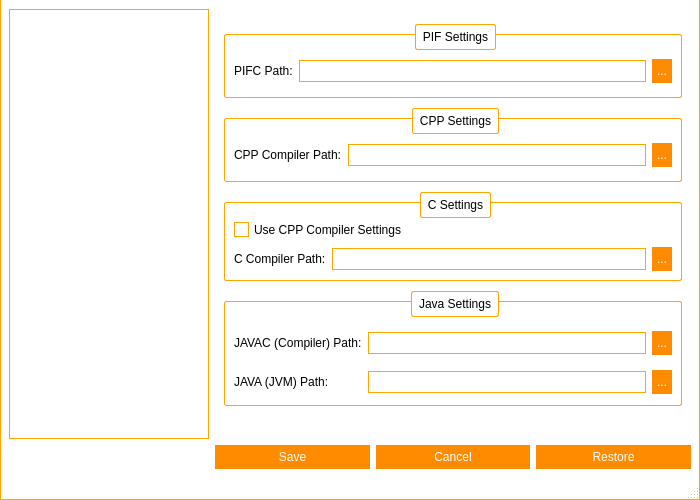
<?xml version="1.0" encoding="UTF-8"?>
<ui version="4.0">
 <class>SettingsWindow</class>
 <widget class="QMainWindow" name="SettingsWindow">
  <property name="windowModality">
   <enum>Qt::ApplicationModal</enum>
  </property>
  <property name="geometry">
   <rect>
    <x>0</x>
    <y>0</y>
    <width>700</width>
    <height>500</height>
   </rect>
  </property>
  <property name="minimumSize">
   <size>
    <width>700</width>
    <height>500</height>
   </size>
  </property>
  <property name="maximumSize">
   <size>
    <width>700</width>
    <height>500</height>
   </size>
  </property>
  <property name="windowTitle">
   <string>Settings  | PIF IDE</string>
  </property>
  <property name="windowIcon">
   <iconset resource="resources.qrc">
    <normaloff>:/resources/images/logo/pif_logo.svg</normaloff>:/resources/images/logo/pif_logo.svg</iconset>
  </property>
  <property name="styleSheet">
   <string notr="true">QWidget#titleBar{
	background-color: #FFF;
	border-top: 1px solid orange;
	border-left: 1px solid orange;
	border-right: 1px solid orange;
	color: #000;
}

QWidget#centralWidget, QStatusBar{
	background-color: #FFF;
	border-left: 1px solid orange;
	border-right: 1px solid orange;
}

QStatusBar{
	border-bottom: 1px solid orange;
}

/*QTabWidget::pane {
    border-top: 1px solid orange;
}*/

QSlider::handle:horizontal {
    background: orange;
}

/* Vertical and horizontal line customization */

QFrame[frameShape=&quot;4&quot;]
{
    color: orange;
}

QFrame[frameShape=&quot;5&quot;]
{
    color: orange;
}

/* QTabWidget elements customization */

QTabWidget::pane {
/*	border-top: 1px solid orange;*/
	background: white;
}

QTabWidget::tab-bar {
    left: 5px;
}

QTabBar::tab {
	background: white;
    min-width: 120px;
    min-height: 20px;
    padding: 2px;
	border-top-left-radius: 5px;
	border-top-right-radius: 5px;
	margin-top: 6px;
}

QTabBar::tab:selected, QTabBar::tab:hover {
	background: white;
	border-top: 1px solid orange;
	border-right: 1px solid orange;
	border-left: 1px solid orange;
}

QTabBar::tab:selected {
	background: white;
	border-top: 2px solid orange;
	border-right: 2px solid orange;
	border-left: 2px solid orange;
}

QTabBar::tab:!selected {
    margin-bottom: 3px;
}

QTabBar QToolButton{
	background-color: white;
	border: none;
	color: black;
}

QTabBar QToolButton::hover{
	background-color: darkorange;
}

QTabBar QToolButton::pressed{
	background-color: orange;
}

QTabBar QToolButton::!enabled{
	background-color: orange;
}

QWidget#settingsPage1, QWidget#settingsPage2, QWidget#tabGeneral, QWidget#tabGeneralLayout, QWidget#tabFileLayout, QWidget#tabBackupLayout, QWidget#tabBackup, QWidget#tabHelpLayout, QWidget#screenManagerLayout{
	background: white;
}

QLineEdit{
	border: 1px solid orange;
	min-height: 20px;
}

QPlainTextEdit{
	border: 1px solid orange;
	min-height: 40px;
}

QPushButton{
	background-color: darkorange;
	border: 5px solid darkorange;
	color: white;
}

QPushButton::hover{
	background-color: orange;
	border: 5px solid orange;
}

QPushButton::pressed{
	background-color: darkorange;
	border: 5px solid darkorange;
}

QPushButton::!enabled{
	background-color: orange;
	border: 5px solid orange;
}

/*
	QScroll Area
*/

QScrollArea{
	border: none;
}

QScrollArea#scrollManager{
	border: 1px solid orange;
	border-radius: 5px;
}

/* QScrollBar Horizontal*/

QScrollBar:horizontal {
    background: lightgray;
    height: 10px;
    margin: 0px 40px 0 0px;
	border-radius: 5px;
}

QScrollBar::handle:horizontal {
    background: orange;
	border-radius: 5px;
    min-width: 20px;
}

QScrollBar::add-line:horizontal {
    background: blue;
    width: 20px;
    subcontrol-position: right;
    subcontrol-origin: margin;
	border-top-right-radius: 5px;
	border-bottom-right-radius: 5px;
}

QScrollBar::sub-line:horizontal {
    background: red;
    width: 20px;
    subcontrol-position: top right;
    subcontrol-origin: margin;
    position: absolute;
    right: 20px;
	border-top-left-radius: 5px;
	border-bottom-left-radius: 5px;
}

QScrollBar::sub-line:horizontal:hover {
    background: darkred;
}

QScrollBar::sub-line:horizontal:pressed {
    background: red;
}

QScrollBar::add-line:horizontal:hover {
    background: darkblue;
}

QScrollBar::add-line:horizontal:pressed {
    background: blue;
}

QScrollBar:left-arrow:horizontal{
	image: url(:/resources/images/scrollbar/slide_left.PNG);
    width: 10px;
    height: 10px;
}

QScrollBar::right-arrow:horizontal {
	image: url(:/resources/images/scrollbar/slide_right.PNG);
    width: 10px;
    height: 10px;
}

QScrollBar::add-page:horizontal, QScrollBar::sub-page:horizontal {
    background: none;
}

/* QScrollBar Vertical*/

QScrollBar:vertical {
    background: lightgray;
    width: 10px;
    margin: 0px 0px 40px 0px;
	border-radius: 5px;
}

QScrollBar::handle:vertical {
    background: orange;
	border-radius: 5px;
    min-width: 20px;
}

QScrollBar::add-line:vertical {
    background: blue;
    height: 20px;
    subcontrol-position: bottom;
    subcontrol-origin: margin;
	border-bottom-right-radius: 5px;
	border-bottom-left-radius: 5px;
}

QScrollBar::sub-line:vertical {
    background: red;
    height: 20px;
    subcontrol-position: bottom right;
    subcontrol-origin: margin;
    position: absolute;
    bottom: 20px;
	border-top-right-radius: 5px;
	border-top-left-radius: 5px;
}

QScrollBar::sub-line:vertical:hover {
    background: darkred;
}

QScrollBar::sub-line:vertical:pressed {
    background: red;
}

QScrollBar::add-line:vertical:hover {
    background: darkblue;
}

QScrollBar::add-line:vertical:pressed {
    background: blue;
}

QScrollBar:up-arrow:vertical{
	image: url(:/resources/images/scrollbar/slide_up.PNG);
	width: 10px;
    height: 10px;
}

 QScrollBar::down-arrow:vertical{
	image: url(:/resources/images/scrollbar/slide_down.PNG);
	width: 10px;
    height: 10px;
}

QScrollBar::add-page:vertical, QScrollBar::sub-page:vertical {
    background: none;
}

/*QComboBox*/

QComboBox, QFontComboBox {
    border: 1px solid orange;
	background: white;
    border-radius: 3px;
    padding: 1px 18px 1px 3px;
    min-width: 6em;
}

QComboBox:editable {
    background: white;
}

QComboBox:!editable, QComboBox::drop-down:editable {
	background: white;
}

QComboBox:!editable:on, QComboBox::drop-down:editable:on {
    background: white;
}

QComboBox:on {
    padding-top: 3px;
    padding-left: 4px;
}

QComboBox::drop-down {
    subcontrol-origin: padding;
    subcontrol-position: top right;
    width: 15px;

    border-left-width: 1px;
    border-left-color: orange;
    border-left-style: solid;
    border-top-right-radius: 3px;
    border-bottom-right-radius: 3px;
}

QComboBox::drop-down:hover {
    background: orange;
}

QComboBox::down-arrow {
    image: url(&quot;:/resources/images/buttons/Down_Arrow.PNG&quot;);
	width: 10px;
	height: 10px;
}

QComboBox::down-arrow:on {
    top: 1px;
    left: 1px;
}

QComboBox QAbstractItemView {
    border: 1px solid orange;
    selection-background-color: orange;
    border-top-right-radius: 3px;
    border-bottom-right-radius: 3px;
}

QComboBox QAbstractItemView:hover {
	color: orange;
}

/*
 * QToolButton
 */

QToolButton {
	background: transparent;
	border: 1px solid transparent;
	color: black;
}

QToolButton::hover {
	background: darkorange;
	border: 1px solid darkorange;
	color: white;
}

QToolButton::pressed {
	background: orange;
	border: 1px solid orange;
	color: white;
}

/* QSpinBox  QDateEdit*/

QSpinBox, QDoubleSpinBox, QDateEdit, QDateTimeEdit {
	border: 1px solid orange;
	background: white;
    padding-right: 15px; /* make room for the arrows */
	border-radius: 5px;
}

QSpinBox::up-button:disabled,  QSpinBox::up-button:off,
QSpinBox::down-button:disabled,  QSpinBox::down-button:off,
QDoubleSpinBox::up-button:disabled,  QDoubleSpinBox::up-button:off,
QDoubleSpinBox::down-button:disabled,  QDoubleSpinBox::down-button:off,
QDateEdit::up-button:disabled,  QDateEdit::up-button:off,
QDateEdit::down-button:disabled,  QDateEdit::down-button:off,
QDateTimeEdit::up-button:disabled,  QDateTimeEdit::up-button:off,
QDateTimeEdit::down-button:disabled,  QDateTimeEdit::down-button:off{
	background: orange;
}

QSpinBox::up-button, QDoubleSpinBox::up-button, QDateEdit::up-button, QDateTimeEdit::up-button {
    subcontrol-origin: border;
    subcontrol-position: top right;

    width: 16px;
	border: 1px solid orange;
	border-top-right-radius: 5px;
}

QSpinBox::up-button:hover, QDoubleSpinBox::up-button:hover, QDateEdit::up-button:hover, QDateTimeEdit::up-button:hover {
	background: darkorange;
}

QSpinBox::up-button:pressed, QDoubleSpinBox::up-button:pressed, QDateEdit::up-button:pressed, QDateTimeEdit::up-button:pressed {
	background: orange;
}

QSpinBox::up-arrow, QDoubleSpinBox::up-arrow, QDateEdit::up-arrow, QDateTimeEdit::up-arrow {
    border-image: url(:/resources/images/buttons/Up_Arrow.PNG) 1;
    width: 7px;
    height: 7px;
}

QSpinBox::up-arrow:disabled,
QSpinBox::up-arrow:off,
QDoubleSpinBox::up-arrow:disabled,
QDoubleSpinBox::up-arrow:off,
QDateEdit::up-arrow:disabled,
QDateEdit::up-arrow:off,
QDateTimeEdit::up-arrow:disabled,
QDateTimeEdit::up-arrow:off {
   background: transparent;
}

QSpinBox::down-button,
QDoubleSpinBox::down-button,
QDateEdit::down-button,
QDateTimeEdit::down-button {
    subcontrol-origin: border;
    subcontrol-position: bottom right;

    width: 16px;
	border: 1px solid orange;
	border-bottom-right-radius: 5px;
}

QSpinBox::down-button:hover,
QDoubleSpinBox::down-button:hover,
QDateEdit::down-button:hover,
QDateTimeEdit::down-button:hover {
	background: darkorange;
}

QSpinBox::down-button:pressed,
QDoubleSpinBox::down-button:pressed,
QDateEdit::down-button:pressed,
QDateTimeEdit::down-button:pressed {
	background: orange;
}

QSpinBox::down-arrow,
QDoubleSpinBox::down-arrow,
QDateEdit::down-arrow,
QDateTimeEdit::down-arrow {
    border-image: url(:/resources/images/buttons/Down_Arrow.PNG) 1;
    width: 7px;
    height: 7px;
}

QSpinBox::down-arrow:disabled,
QSpinBox::down-arrow:off,
QDoubleSpinBox::down-arrow:disabled,
QDoubleSpinBox::down-arrow:off,
QDateEdit::down-arrow:disabled,
QDateEdit::down-arrow:off,
QDateTimeEdit::down-arrow:disabled,
QDateTimeEdit::down-arrow:off {
   background: transparent;
}

/*QCheckBox*/

QCheckBox {
    spacing: 5px;
}

QCheckBox::indicator {
    width: 13px;
    height: 13px;
}

QCheckBox::indicator:unchecked {
    border: 1px solid orange;
}

QCheckBox::indicator:unchecked:hover {
    border: 2px solid darkorange;
}

QCheckBox::indicator:unchecked:pressed {
    border: 2px solid orange;
}

QCheckBox::indicator:checked {
    border: 1px solid orange;
	image: url(:/resources/images/buttons/Close.PNG);
}

QCheckBox::indicator:checked:hover {
    border: 2px solid darkorange;
	image: url(:/resources/images/buttons/Close.PNG);
}

QCheckBox::indicator:checked:pressed {
    border: 2px solid orange;
	image: url(:/resources/images/buttons/Close.PNG);
}

QCheckBox::indicator:indeterminate:hover {
    border: 2px solid darkorange;
}

QCheckBox::indicator:indeterminate:pressed {
    border: 2px solid orange;
}

/*
 * QTableWidget
 */

QTableWidget{
	border: 1px solid orange;
}

/*
 * QGroupBox
 */

QGroupBox {
    border: 1px solid orange;
    border-radius: 2px;
    margin-top: 10px;
    padding-top: 10px;
}

QGroupBox::title {
    subcontrol-origin: margin;
    subcontrol-position: top middle; /* position at the top center */
    padding: 5px;
    background-color: white;
	border: 1px solid orange;
	border-radius: 2px;
}

/*
 * QListWidget
 */

QListWidget {
    border: 1px solid orange;
}</string>
  </property>
  <widget class="QWidget" name="centralWidget">
   <layout class="QGridLayout" name="gridLayout_6">
    <item row="6" column="1">
     <layout class="QHBoxLayout" name="horizontalLayout">
      <item>
       <widget class="QPushButton" name="btSave">
        <property name="text">
         <string>Save</string>
        </property>
       </widget>
      </item>
      <item>
       <widget class="QPushButton" name="btCancel">
        <property name="text">
         <string>Cancel</string>
        </property>
       </widget>
      </item>
      <item>
       <widget class="QPushButton" name="btReset">
        <property name="text">
         <string>Restore</string>
        </property>
       </widget>
      </item>
     </layout>
    </item>
    <item row="0" column="0" rowspan="6">
     <widget class="QListWidget" name="settingGroups">
      <property name="minimumSize">
       <size>
        <width>200</width>
        <height>0</height>
       </size>
      </property>
      <property name="maximumSize">
       <size>
        <width>200</width>
        <height>16777215</height>
       </size>
      </property>
      <property name="font">
       <font>
        <pointsize>14</pointsize>
        <weight>75</weight>
        <bold>true</bold>
       </font>
      </property>
      <property name="alternatingRowColors">
       <bool>true</bool>
      </property>
     </widget>
    </item>
    <item row="1" column="1">
     <widget class="QStackedWidget" name="stackedSettings">
      <property name="styleSheet">
       <string notr="true">QWidget#titleBar{
	background-color: #FFF;
	border-top: 1px solid orange;
	border-left: 1px solid orange;
	border-right: 1px solid orange;
	color: #000;
}

QWidget#centralWidget, QStatusBar{
	background-color: #FFF;
	border-left: 1px solid orange;
	border-right: 1px solid orange;
}

QStatusBar{
	border-bottom: 1px solid orange;
}

/*QTabWidget::pane {
    border-top: 1px solid orange;
}*/

QSlider::handle:horizontal {
    background: orange;
}

/* Vertical and horizontal line customization */

QFrame[frameShape=&quot;4&quot;]
{
    color: orange;
}

QFrame[frameShape=&quot;5&quot;]
{
    color: orange;
}

/* QTabWidget elements customization */

QTabWidget::pane {
/*	border-top: 1px solid orange;*/
	background: white;
}

QTabWidget::tab-bar {
    left: 5px;
}

QTabBar::tab {
	background: white;
    min-width: 120px;
    min-height: 20px;
    padding: 2px;
	border-top-left-radius: 5px;
	border-top-right-radius: 5px;
	margin-top: 6px;
}

QTabBar::tab:selected, QTabBar::tab:hover {
	background: white;
	border-top: 1px solid orange;
	border-right: 1px solid orange;
	border-left: 1px solid orange;
}

QTabBar::tab:selected {
	background: white;
	border-top: 2px solid orange;
	border-right: 2px solid orange;
	border-left: 2px solid orange;
}

QTabBar::tab:!selected {
    margin-bottom: 3px;
}

QTabBar QToolButton{
	background-color: white;
	border: none;
	color: black;
}

QTabBar QToolButton::hover{
	background-color: darkorange;
}

QTabBar QToolButton::pressed{
	background-color: orange;
}

QTabBar QToolButton::!enabled{
	background-color: orange;
}

QWidget#settingsPage1, QWidget#settingsPage2, QWidget#tabGeneral, QWidget#tabGeneralLayout, QWidget#tabFileLayout, QWidget#tabBackupLayout, QWidget#tabBackup, QWidget#tabHelpLayout, QWidget#screenManagerLayout{
	background: white;
}

QLineEdit{
	border: 1px solid orange;
	min-height: 20px;
}

QPlainTextEdit{
	border: 1px solid orange;
	min-height: 40px;
}

QPushButton{
	background-color: darkorange;
	border: 5px solid darkorange;
	color: white;
}

QPushButton::hover{
	background-color: orange;
	border: 5px solid orange;
}

QPushButton::pressed{
	background-color: darkorange;
	border: 5px solid darkorange;
}

QPushButton::!enabled{
	background-color: orange;
	border: 5px solid orange;
}

/*
	QScroll Area
*/

QScrollArea{
	border: none;
}

QScrollArea#scrollManager{
	border: 1px solid orange;
	border-radius: 5px;
}

/* QScrollBar Horizontal*/

QScrollBar:horizontal {
    background: lightgray;
    height: 10px;
    margin: 0px 40px 0 0px;
	border-radius: 5px;
}

QScrollBar::handle:horizontal {
    background: orange;
	border-radius: 5px;
    min-width: 20px;
}

QScrollBar::add-line:horizontal {
    background: blue;
    width: 20px;
    subcontrol-position: right;
    subcontrol-origin: margin;
	border-top-right-radius: 5px;
	border-bottom-right-radius: 5px;
}

QScrollBar::sub-line:horizontal {
    background: red;
    width: 20px;
    subcontrol-position: top right;
    subcontrol-origin: margin;
    position: absolute;
    right: 20px;
	border-top-left-radius: 5px;
	border-bottom-left-radius: 5px;
}

QScrollBar::sub-line:horizontal:hover {
    background: darkred;
}

QScrollBar::sub-line:horizontal:pressed {
    background: red;
}

QScrollBar::add-line:horizontal:hover {
    background: darkblue;
}

QScrollBar::add-line:horizontal:pressed {
    background: blue;
}

QScrollBar:left-arrow:horizontal{
	image: url(:/resources/images/scrollbar/slide_left.PNG);
    width: 10px;
    height: 10px;
}

QScrollBar::right-arrow:horizontal {
	image: url(:/resources/images/scrollbar/slide_right.PNG);
    width: 10px;
    height: 10px;
}

QScrollBar::add-page:horizontal, QScrollBar::sub-page:horizontal {
    background: none;
}

/* QScrollBar Vertical*/

QScrollBar:vertical {
    background: lightgray;
    width: 10px;
    margin: 0px 0px 40px 0px;
	border-radius: 5px;
}

QScrollBar::handle:vertical {
    background: orange;
	border-radius: 5px;
    min-width: 20px;
}

QScrollBar::add-line:vertical {
    background: blue;
    height: 20px;
    subcontrol-position: bottom;
    subcontrol-origin: margin;
	border-bottom-right-radius: 5px;
	border-bottom-left-radius: 5px;
}

QScrollBar::sub-line:vertical {
    background: red;
    height: 20px;
    subcontrol-position: bottom right;
    subcontrol-origin: margin;
    position: absolute;
    bottom: 20px;
	border-top-right-radius: 5px;
	border-top-left-radius: 5px;
}

QScrollBar::sub-line:vertical:hover {
    background: darkred;
}

QScrollBar::sub-line:vertical:pressed {
    background: red;
}

QScrollBar::add-line:vertical:hover {
    background: darkblue;
}

QScrollBar::add-line:vertical:pressed {
    background: blue;
}

QScrollBar:up-arrow:vertical{
	image: url(:/resources/images/scrollbar/slide_up.PNG);
	width: 10px;
    height: 10px;
}

 QScrollBar::down-arrow:vertical{
	image: url(:/resources/images/scrollbar/slide_down.PNG);
	width: 10px;
    height: 10px;
}

QScrollBar::add-page:vertical, QScrollBar::sub-page:vertical {
    background: none;
}

/*QComboBox*/

QComboBox, QFontComboBox {
    border: 1px solid orange;
	background: white;
    border-radius: 3px;
    padding: 1px 18px 1px 3px;
    min-width: 6em;
}

QComboBox:editable {
    background: white;
}

QComboBox:!editable, QComboBox::drop-down:editable {
	background: white;
}

QComboBox:!editable:on, QComboBox::drop-down:editable:on {
    background: white;
}

QComboBox:on {
    padding-top: 3px;
    padding-left: 4px;
}

QComboBox::drop-down {
    subcontrol-origin: padding;
    subcontrol-position: top right;
    width: 15px;

    border-left-width: 1px;
    border-left-color: orange;
    border-left-style: solid;
    border-top-right-radius: 3px;
    border-bottom-right-radius: 3px;
}

QComboBox::drop-down:hover {
    background: orange;
}

QComboBox::down-arrow {
    image: url(&quot;:/resources/images/buttons/Down_Arrow.PNG&quot;);
	width: 10px;
	height: 10px;
}

QComboBox::down-arrow:on {
    top: 1px;
    left: 1px;
}

QComboBox QAbstractItemView {
    border: 1px solid orange;
    selection-background-color: orange;
    border-top-right-radius: 3px;
    border-bottom-right-radius: 3px;
}

QComboBox QAbstractItemView:hover {
	color: orange;
}

/*
 * QToolButton
 */

QToolButton {
	background: transparent;
	border: 1px solid transparent;
	color: black;
}

QToolButton::hover {
	background: darkorange;
	border: 1px solid darkorange;
	color: white;
}

QToolButton::pressed {
	background: orange;
	border: 1px solid orange;
	color: white;
}

/* QSpinBox  QDateEdit*/

QSpinBox, QDoubleSpinBox, QDateEdit, QDateTimeEdit {
	border: 1px solid orange;
	background: white;
    padding-right: 15px; /* make room for the arrows */
	border-radius: 5px;
}

QSpinBox::up-button:disabled,  QSpinBox::up-button:off,
QSpinBox::down-button:disabled,  QSpinBox::down-button:off,
QDoubleSpinBox::up-button:disabled,  QDoubleSpinBox::up-button:off,
QDoubleSpinBox::down-button:disabled,  QDoubleSpinBox::down-button:off,
QDateEdit::up-button:disabled,  QDateEdit::up-button:off,
QDateEdit::down-button:disabled,  QDateEdit::down-button:off,
QDateTimeEdit::up-button:disabled,  QDateTimeEdit::up-button:off,
QDateTimeEdit::down-button:disabled,  QDateTimeEdit::down-button:off{
	background: orange;
}

QSpinBox::up-button, QDoubleSpinBox::up-button, QDateEdit::up-button, QDateTimeEdit::up-button {
    subcontrol-origin: border;
    subcontrol-position: top right;

    width: 16px;
	border: 1px solid orange;
	border-top-right-radius: 5px;
}

QSpinBox::up-button:hover, QDoubleSpinBox::up-button:hover, QDateEdit::up-button:hover, QDateTimeEdit::up-button:hover {
	background: darkorange;
}

QSpinBox::up-button:pressed, QDoubleSpinBox::up-button:pressed, QDateEdit::up-button:pressed, QDateTimeEdit::up-button:pressed {
	background: orange;
}

QSpinBox::up-arrow, QDoubleSpinBox::up-arrow, QDateEdit::up-arrow, QDateTimeEdit::up-arrow {
    border-image: url(:/resources/images/buttons/Up_Arrow.PNG) 1;
    width: 7px;
    height: 7px;
}

QSpinBox::up-arrow:disabled,
QSpinBox::up-arrow:off,
QDoubleSpinBox::up-arrow:disabled,
QDoubleSpinBox::up-arrow:off,
QDateEdit::up-arrow:disabled,
QDateEdit::up-arrow:off,
QDateTimeEdit::up-arrow:disabled,
QDateTimeEdit::up-arrow:off {
   background: transparent;
}

QSpinBox::down-button,
QDoubleSpinBox::down-button,
QDateEdit::down-button,
QDateTimeEdit::down-button {
    subcontrol-origin: border;
    subcontrol-position: bottom right;

    width: 16px;
	border: 1px solid orange;
	border-bottom-right-radius: 5px;
}

QSpinBox::down-button:hover,
QDoubleSpinBox::down-button:hover,
QDateEdit::down-button:hover,
QDateTimeEdit::down-button:hover {
	background: darkorange;
}

QSpinBox::down-button:pressed,
QDoubleSpinBox::down-button:pressed,
QDateEdit::down-button:pressed,
QDateTimeEdit::down-button:pressed {
	background: orange;
}

QSpinBox::down-arrow,
QDoubleSpinBox::down-arrow,
QDateEdit::down-arrow,
QDateTimeEdit::down-arrow {
    border-image: url(:/resources/images/buttons/Down_Arrow.PNG) 1;
    width: 7px;
    height: 7px;
}

QSpinBox::down-arrow:disabled,
QSpinBox::down-arrow:off,
QDoubleSpinBox::down-arrow:disabled,
QDoubleSpinBox::down-arrow:off,
QDateEdit::down-arrow:disabled,
QDateEdit::down-arrow:off,
QDateTimeEdit::down-arrow:disabled,
QDateTimeEdit::down-arrow:off {
   background: transparent;
}

/*QCheckBox*/

QCheckBox {
    spacing: 5px;
}

QCheckBox::indicator {
    width: 13px;
    height: 13px;
}

QCheckBox::indicator:unchecked {
    border: 1px solid orange;
}

QCheckBox::indicator:unchecked:hover {
    border: 2px solid darkorange;
}

QCheckBox::indicator:unchecked:pressed {
    border: 2px solid orange;
}

QCheckBox::indicator:checked {
    border: 1px solid orange;
	image: url(:/resources/images/buttons/Close.PNG);
}

QCheckBox::indicator:checked:hover {
    border: 2px solid darkorange;
	image: url(:/resources/images/buttons/Close.PNG);
}

QCheckBox::indicator:checked:pressed {
    border: 2px solid orange;
	image: url(:/resources/images/buttons/Close.PNG);
}

QCheckBox::indicator:indeterminate:hover {
    border: 2px solid darkorange;
}

QCheckBox::indicator:indeterminate:pressed {
    border: 2px solid orange;
}

/*
 * QTableWidget
 */

QTableWidget{
	border: 1px solid orange;
}

/*
 * QGroupBox
 */

QGroupBox {
    border: 1px solid orange;
    border-radius: 2px;
    margin-top: 10px;
    padding-top: 10px;
}

QGroupBox::title {
    subcontrol-origin: margin;
    subcontrol-position: top middle; /* position at the top center */
    padding: 5px;
    background-color: white;
	border: 1px solid orange;
	border-radius: 2px;
}

/*
 * QListWidget
 */

QListWidget {
    border: 1px solid orange;
}</string>
      </property>
      <property name="frameShape">
       <enum>QFrame::NoFrame</enum>
      </property>
      <property name="frameShadow">
       <enum>QFrame::Plain</enum>
      </property>
      <property name="currentIndex">
       <number>0</number>
      </property>
      <widget class="QWidget" name="settingsPage1">
       <layout class="QVBoxLayout" name="verticalLayout">
        <property name="spacing">
         <number>10</number>
        </property>
        <item>
         <widget class="QGroupBox" name="groupBox">
          <property name="title">
           <string>PIF Settings</string>
          </property>
          <layout class="QGridLayout" name="gridLayout">
           <item row="0" column="0">
            <widget class="QLabel" name="label">
             <property name="text">
              <string>PIFC Path:</string>
             </property>
            </widget>
           </item>
           <item row="0" column="1">
            <widget class="QLineEdit" name="edtPifc"/>
           </item>
           <item row="0" column="2">
            <widget class="QPushButton" name="btSetPifc">
             <property name="text">
              <string>...</string>
             </property>
            </widget>
           </item>
          </layout>
         </widget>
        </item>
        <item>
         <widget class="QGroupBox" name="groupBox_2">
          <property name="title">
           <string>CPP Settings</string>
          </property>
          <layout class="QGridLayout" name="gridLayout_3">
           <item row="0" column="0">
            <widget class="QLabel" name="label_2">
             <property name="text">
              <string>CPP Compiler Path:</string>
             </property>
            </widget>
           </item>
           <item row="0" column="1">
            <widget class="QLineEdit" name="edtCpp"/>
           </item>
           <item row="0" column="2">
            <widget class="QPushButton" name="btSetCpp">
             <property name="text">
              <string>...</string>
             </property>
            </widget>
           </item>
          </layout>
         </widget>
        </item>
        <item>
         <widget class="QGroupBox" name="groupBox_3">
          <property name="title">
           <string>C Settings</string>
          </property>
          <layout class="QGridLayout" name="gridLayout_4">
           <property name="verticalSpacing">
            <number>10</number>
           </property>
           <item row="1" column="0">
            <widget class="QLabel" name="label_3">
             <property name="text">
              <string>C Compiler Path:</string>
             </property>
            </widget>
           </item>
           <item row="1" column="1">
            <widget class="QLineEdit" name="edtC"/>
           </item>
           <item row="1" column="2">
            <widget class="QPushButton" name="btSetC">
             <property name="text">
              <string>...</string>
             </property>
            </widget>
           </item>
           <item row="0" column="0" colspan="3">
            <widget class="QCheckBox" name="cbUseCpp">
             <property name="text">
              <string>Use CPP Compiler Settings</string>
             </property>
            </widget>
           </item>
          </layout>
         </widget>
        </item>
        <item>
         <widget class="QGroupBox" name="groupBox_4">
          <property name="title">
           <string>Java Settings</string>
          </property>
          <layout class="QGridLayout" name="gridLayout_2">
           <property name="topMargin">
            <number>19</number>
           </property>
           <property name="bottomMargin">
            <number>11</number>
           </property>
           <property name="verticalSpacing">
            <number>15</number>
           </property>
           <item row="1" column="1">
            <widget class="QLineEdit" name="edtJava"/>
           </item>
           <item row="0" column="1">
            <widget class="QLineEdit" name="edtJavac"/>
           </item>
           <item row="1" column="0">
            <widget class="QLabel" name="label_4">
             <property name="text">
              <string>JAVA (JVM) Path:</string>
             </property>
            </widget>
           </item>
           <item row="0" column="0">
            <widget class="QLabel" name="label_5">
             <property name="text">
              <string>JAVAC (Compiler) Path:</string>
             </property>
            </widget>
           </item>
           <item row="0" column="2">
            <widget class="QPushButton" name="btSetJavac">
             <property name="text">
              <string>...</string>
             </property>
            </widget>
           </item>
           <item row="1" column="2">
            <widget class="QPushButton" name="btSetJava">
             <property name="text">
              <string>...</string>
             </property>
            </widget>
           </item>
          </layout>
         </widget>
        </item>
       </layout>
      </widget>
      <widget class="QWidget" name="settingsPage2">
       <layout class="QVBoxLayout" name="verticalLayout_2">
        <property name="spacing">
         <number>10</number>
        </property>
        <item>
         <widget class="QGroupBox" name="groupBox_5">
          <property name="title">
           <string>Editor Settings</string>
          </property>
          <layout class="QGridLayout" name="gridLayout_5">
           <property name="topMargin">
            <number>19</number>
           </property>
           <property name="bottomMargin">
            <number>11</number>
           </property>
           <property name="verticalSpacing">
            <number>10</number>
           </property>
           <item row="0" column="0">
            <widget class="QLabel" name="label_6">
             <property name="text">
              <string>Font type:</string>
             </property>
            </widget>
           </item>
           <item row="1" column="0">
            <widget class="QLabel" name="label_7">
             <property name="text">
              <string>Font size (Default):</string>
             </property>
            </widget>
           </item>
           <item row="0" column="1">
            <widget class="QFontComboBox" name="cbFont">
             <property name="fontFilters">
              <set>QFontComboBox::AllFonts</set>
             </property>
             <property name="currentFont">
              <font>
               <family>Segoe UI</family>
               <pointsize>12</pointsize>
              </font>
             </property>
            </widget>
           </item>
           <item row="1" column="1">
            <widget class="QSpinBox" name="sbFontSize">
             <property name="minimum">
              <number>10</number>
             </property>
             <property name="maximum">
              <number>200</number>
             </property>
             <property name="value">
              <number>14</number>
             </property>
            </widget>
           </item>
          </layout>
         </widget>
        </item>
        <item>
         <widget class="QGroupBox" name="groupBox_6">
          <property name="title">
           <string>Themes</string>
          </property>
          <layout class="QGridLayout" name="gridLayout_7">
           <item row="0" column="0">
            <widget class="QLabel" name="label_8">
             <property name="text">
              <string>Colour scheme:</string>
             </property>
            </widget>
           </item>
           <item row="0" column="1">
            <widget class="QComboBox" name="cbTheme">
             <item>
              <property name="text">
               <string>Light</string>
              </property>
             </item>
             <item>
              <property name="text">
               <string>Dark</string>
              </property>
             </item>
            </widget>
           </item>
          </layout>
         </widget>
        </item>
        <item>
         <spacer name="verticalSpacer">
          <property name="orientation">
           <enum>Qt::Vertical</enum>
          </property>
          <property name="sizeHint" stdset="0">
           <size>
            <width>20</width>
            <height>40</height>
           </size>
          </property>
         </spacer>
        </item>
       </layout>
      </widget>
     </widget>
    </item>
   </layout>
  </widget>
  <widget class="QStatusBar" name="statusBar"/>
 </widget>
 <tabstops>
  <tabstop>edtPifc</tabstop>
  <tabstop>btSetPifc</tabstop>
  <tabstop>edtCpp</tabstop>
  <tabstop>btSetCpp</tabstop>
  <tabstop>cbUseCpp</tabstop>
  <tabstop>edtC</tabstop>
  <tabstop>btSetC</tabstop>
  <tabstop>edtJavac</tabstop>
  <tabstop>btSetJavac</tabstop>
  <tabstop>edtJava</tabstop>
  <tabstop>btSetJava</tabstop>
  <tabstop>cbFont</tabstop>
  <tabstop>sbFontSize</tabstop>
  <tabstop>btSave</tabstop>
  <tabstop>btCancel</tabstop>
  <tabstop>btReset</tabstop>
 </tabstops>
 <resources>
  <include location="resources.qrc"/>
 </resources>
 <connections/>
</ui>
